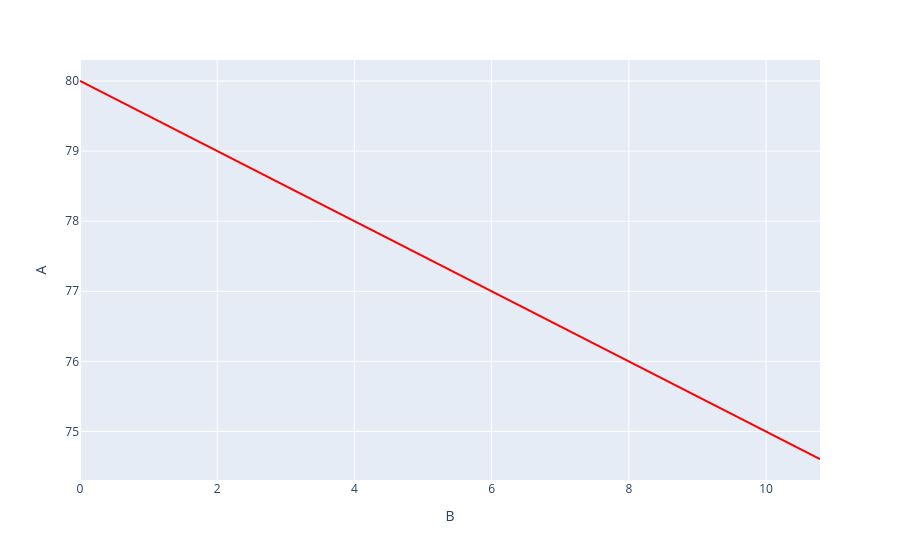

Notebook code cell kept with this figure:
### Code cell
plot_4 = PlotlyHelper.plot_pandas(df=df, x_var="B", fields="A", colors="red")

### Figure 1 — Plotly figure (JSON) as saved in the notebook; plotly's stock layout.template omitted (floating-point values rounded to 4 significant figures)
{"data": [{"hovertemplate": "B=%{x}<br>A=%{y}<extra></extra>", "legendgroup": "", "line": {"color": "red", "dash": "solid", "shape": "linear"}, "marker": {"symbol": "circle"}, "mode": "lines", "name": "", "orientation": "v", "showlegend": false, "type": "scatter", "x": [0, 0.96, 2.38, 3.461, 4.473, 5.401, 6.234, 6.968, 7.921, 9.03, 10.06, 10.61, 10.57, 10.6, 10.54, 10.79], "xaxis": "x", "y": [80, 79.52, 78.81, 78.27, 77.76, 77.3, 76.88, 76.52, 76.04, 75.49, 74.97, 74.7, 74.71, 74.7, 74.73, 74.61], "yaxis": "y"}], "layout": {"autosize": true, "legend": {"tracegroupgap": 0}, "margin": {"t": 60}, "xaxis": {"anchor": "y", "autorange": true, "domain": [0, 1], "range": [0, 10.79], "title": {"text": "B"}, "type": "linear"}, "yaxis": {"anchor": "x", "autorange": true, "domain": [0, 1], "range": [74.31, 80.3], "title": {"text": "A"}, "type": "linear"}}}
